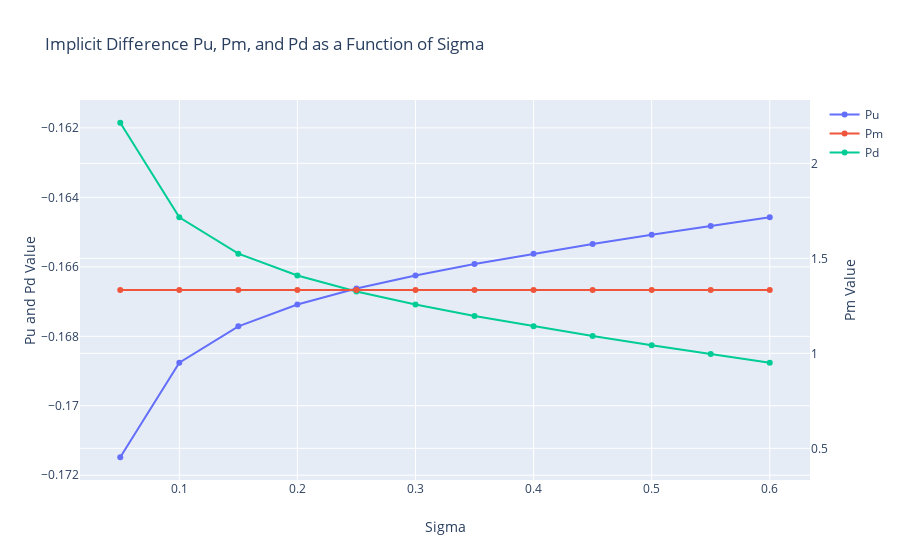

The notebook cell this image was saved under:
### Code cell
trace0 = go.Scatter(
    x = As.index, y = As['Pu'], name = 'Pu'
)
trace1 = go.Scatter(
    x = Bs.index, y = Bs['Pm'], name = 'Pm', yaxis = 'y2'
)
trace2 = go.Scatter(
    x = Cs.index, y = Cs['Pd'], name = 'Pd'
)
data = [trace0,trace1,trace2]
layout = go.Layout(
    title = 'Implicit Difference Pu, Pm, and Pd as a Function of Sigma', yaxis = dict(title = 'Pu and Pd Value'), 
    yaxis2=dict(
        title="Pm Value",
        anchor="x",
        overlaying="y",
        side="right"
    ), 
        xaxis = dict(title = 'Sigma'))
fig = go.Figure(data=data, layout=layout)
plotly.offline.iplot(fig)

### Figure 1 — Plotly figure (JSON) as saved in the notebook; plotly's stock layout.template omitted (floating-point values rounded to 4 significant figures)
{"data": [{"name": "Pu", "type": "scatter", "x": [0.05, 0.1, 0.15, 0.2, 0.25, 0.3, 0.35, 0.4, 0.45, 0.5, 0.55, 0.6], "y": [-0.1715, -0.1688, -0.1677, -0.1671, -0.1666, -0.1662, -0.1659, -0.1656, -0.1653, -0.1651, -0.1648, -0.1646]}, {"name": "Pm", "type": "scatter", "x": [0.05, 0.1, 0.15, 0.2, 0.25, 0.3, 0.35, 0.4, 0.45, 0.5, 0.55, 0.6], "y": [1.333, 1.333, 1.333, 1.333, 1.333, 1.333, 1.333, 1.333, 1.333, 1.333, 1.333, 1.333], "yaxis": "y2"}, {"name": "Pd", "type": "scatter", "x": [0.05, 0.1, 0.15, 0.2, 0.25, 0.3, 0.35, 0.4, 0.45, 0.5, 0.55, 0.6], "y": [-0.1619, -0.1646, -0.1656, -0.1662, -0.1667, -0.1671, -0.1674, -0.1677, -0.168, -0.1683, -0.1685, -0.1688]}], "layout": {"title": {"text": "Implicit Difference Pu, Pm, and Pd as a Function of Sigma"}, "xaxis": {"title": {"text": "Sigma"}}, "yaxis": {"title": {"text": "Pu and Pd Value"}}, "yaxis2": {"anchor": "x", "overlaying": "y", "side": "right", "title": {"text": "Pm Value"}}}}
